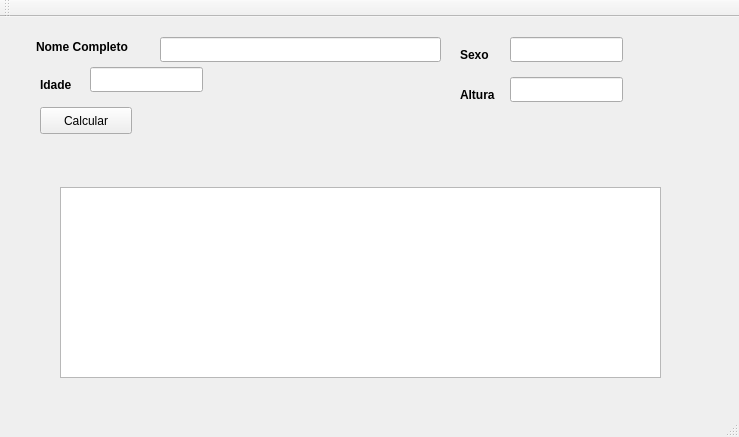
<?xml version="1.0" encoding="UTF-8"?>
<ui version="4.0">
 <class>MainWindow</class>
 <widget class="QMainWindow" name="MainWindow">
  <property name="geometry">
   <rect>
    <x>0</x>
    <y>0</y>
    <width>739</width>
    <height>437</height>
   </rect>
  </property>
  <property name="cursor">
   <cursorShape>OpenHandCursor</cursorShape>
  </property>
  <property name="windowTitle">
   <string>Projeto Classe Pessoa</string>
  </property>
  <widget class="QWidget" name="centralWidget">
   <widget class="QLabel" name="label">
    <property name="geometry">
     <rect>
      <x>36</x>
      <y>20</y>
      <width>121</width>
      <height>20</height>
     </rect>
    </property>
    <property name="font">
     <font>
      <weight>75</weight>
      <bold>true</bold>
     </font>
    </property>
    <property name="text">
     <string>Nome Completo </string>
    </property>
   </widget>
   <widget class="QLabel" name="label_2">
    <property name="geometry">
     <rect>
      <x>40</x>
      <y>60</y>
      <width>61</width>
      <height>15</height>
     </rect>
    </property>
    <property name="font">
     <font>
      <weight>75</weight>
      <bold>true</bold>
     </font>
    </property>
    <property name="text">
     <string>Idade</string>
    </property>
   </widget>
   <widget class="QLabel" name="label_3">
    <property name="geometry">
     <rect>
      <x>460</x>
      <y>70</y>
      <width>61</width>
      <height>15</height>
     </rect>
    </property>
    <property name="font">
     <font>
      <weight>75</weight>
      <bold>true</bold>
     </font>
    </property>
    <property name="text">
     <string>Altura</string>
    </property>
   </widget>
   <widget class="QLabel" name="label_4">
    <property name="geometry">
     <rect>
      <x>460</x>
      <y>30</y>
      <width>61</width>
      <height>15</height>
     </rect>
    </property>
    <property name="font">
     <font>
      <weight>75</weight>
      <bold>true</bold>
     </font>
    </property>
    <property name="text">
     <string>Sexo</string>
    </property>
   </widget>
   <widget class="QLineEdit" name="lineEditNomeCompleto">
    <property name="geometry">
     <rect>
      <x>160</x>
      <y>20</y>
      <width>281</width>
      <height>25</height>
     </rect>
    </property>
   </widget>
   <widget class="QLineEdit" name="lineEditPeso">
    <property name="geometry">
     <rect>
      <x>90</x>
      <y>50</y>
      <width>113</width>
      <height>25</height>
     </rect>
    </property>
   </widget>
   <widget class="QLineEdit" name="lineEditSexo">
    <property name="geometry">
     <rect>
      <x>510</x>
      <y>20</y>
      <width>113</width>
      <height>25</height>
     </rect>
    </property>
   </widget>
   <widget class="QLineEdit" name="lineEditAltura">
    <property name="geometry">
     <rect>
      <x>510</x>
      <y>60</y>
      <width>113</width>
      <height>25</height>
     </rect>
    </property>
   </widget>
   <widget class="QTextEdit" name="textEditSaida">
    <property name="geometry">
     <rect>
      <x>60</x>
      <y>170</y>
      <width>601</width>
      <height>191</height>
     </rect>
    </property>
   </widget>
   <widget class="QPushButton" name="pushButtonExecutar">
    <property name="geometry">
     <rect>
      <x>40</x>
      <y>90</y>
      <width>92</width>
      <height>27</height>
     </rect>
    </property>
    <property name="text">
     <string>Calcular</string>
    </property>
   </widget>
  </widget>
  <widget class="QMenuBar" name="menuBar">
   <property name="geometry">
    <rect>
     <x>0</x>
     <y>0</y>
     <width>739</width>
     <height>21</height>
    </rect>
   </property>
  </widget>
  <widget class="QToolBar" name="mainToolBar">
   <property name="windowTitle">
    <string>Classe Pessoa</string>
   </property>
   <attribute name="toolBarArea">
    <enum>TopToolBarArea</enum>
   </attribute>
   <attribute name="toolBarBreak">
    <bool>false</bool>
   </attribute>
  </widget>
  <widget class="QStatusBar" name="statusBar"/>
 </widget>
 <layoutdefault spacing="6" margin="11"/>
 <resources/>
 <connections/>
</ui>
